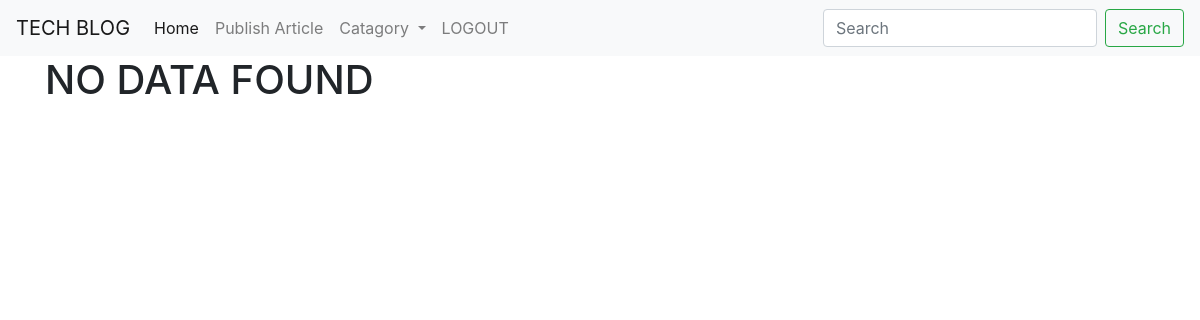
/cloud/, run on an earlier commit of the app's database.
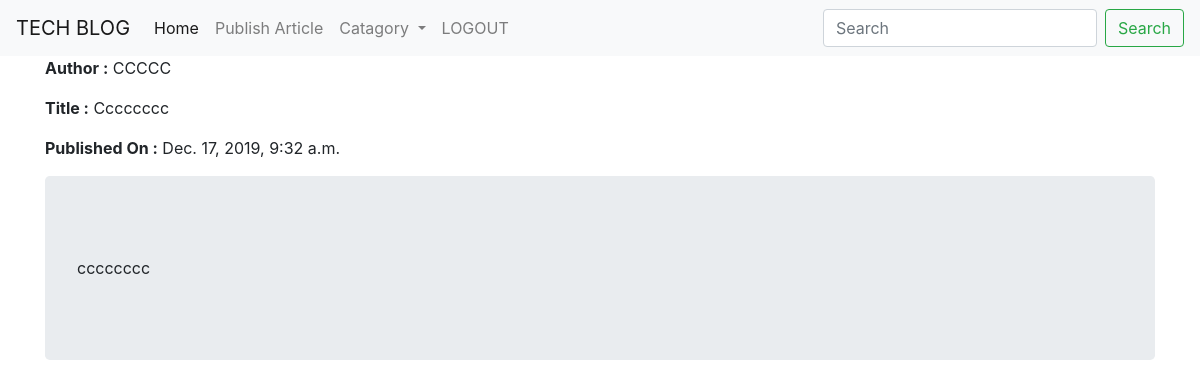
And on a later commit of the database.
### devops_blog/models.py (models this page shows)
class blogmodel(models.Model):
    MAIN_TOPICS = (
        ('G', 'GIT'),
        ('J', 'JENKINS'),
        ('B', 'BUILD TOOLS'),
        ('D', 'DOCKER'),
        ('A', 'ANSIBLE'),
        ('K', 'KUBERNATES'),
        ('C', 'CLOUD'),
        ('L', 'LINUX'),
        ('P', 'PYTHON'),
        ('S', 'DATA SCIENCE'),
        ('M', 'MACHINE LEARNING'),
        ('O','MONITORING TOOLS')
    )
    type = models.CharField(max_length=20, choices=MAIN_TOPICS)
    author_name = models.CharField(max_length=60)
    article_name = models.CharField(max_length=150)
    date_time = models.DateTimeField(auto_now=True, auto_now_add=False)
    content = models.TextField()

### devops_blog/views.py (the view)
# urls.py: path('cloud/',views.cloudview,name='cloud'),
def cloudview(request):
    my_list = blogmodel.objects.order_by('author_name')
    my_dict = {'form':my_list}
    return render(request,'devops_blog/cloud.html',context=my_dict)

### devops_blog/templates/devops_blog/cloud.html
{% extends 'devops_blog/base.html' %}
{% block body_block %}
<div class="container">
  {% if form %}
  {% for k in form %}
  {% if k.type == 'C' %}
  <p><b>Author :</b> {{ k.author_name|upper }}</p>
  <p><b>Title :</b> {{ k.article_name|title }}</p>
  <p><b>Published On :</b> {{ k.date_time }}</p>
    <div class="jumbotron">
    <p>{{ k.content|linebreaks }}</p>
    </div>
  {% endif %}
  {% endfor %}
  {% else %}
  <h1>NO DATA FOUND</h1>
  {% endif %}
</div>
{% endblock %}

What changed in the data, as far as the page shows it:
added blogmodel: author_name "CCCCC", article_name "Cccccccc", date_time "Dec. 17, 2019, 9:32 a.m.", content "cccccccc"
Also different on the page:
text no longer shown: "NO DATA FOUND"
